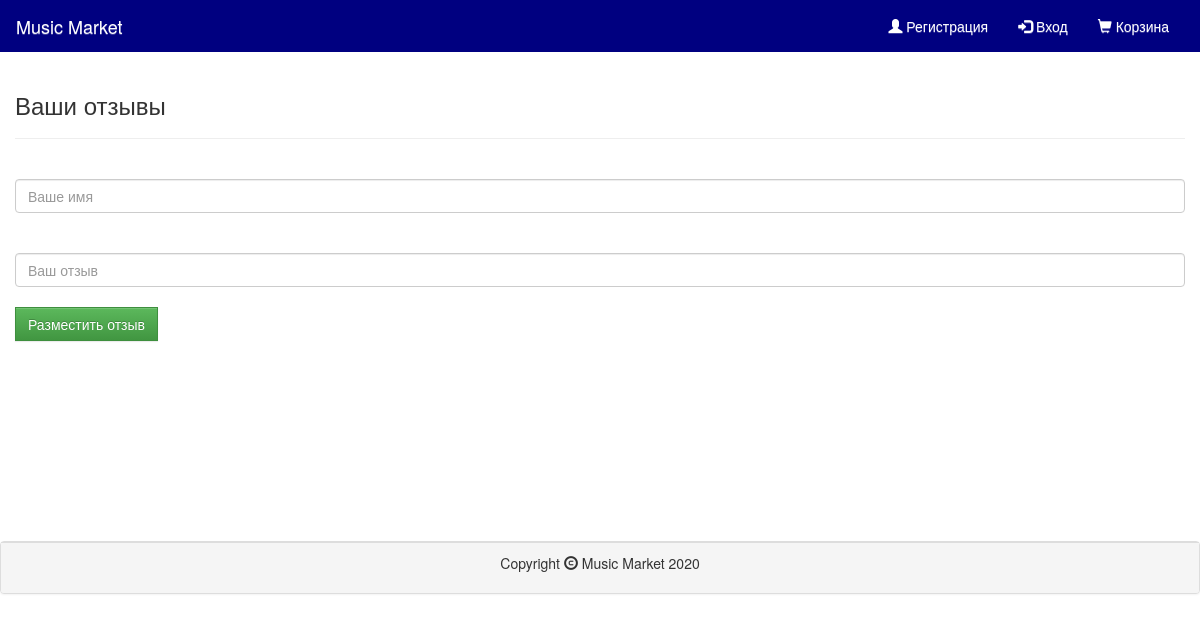
The page /review/ on the database as committed earlier.
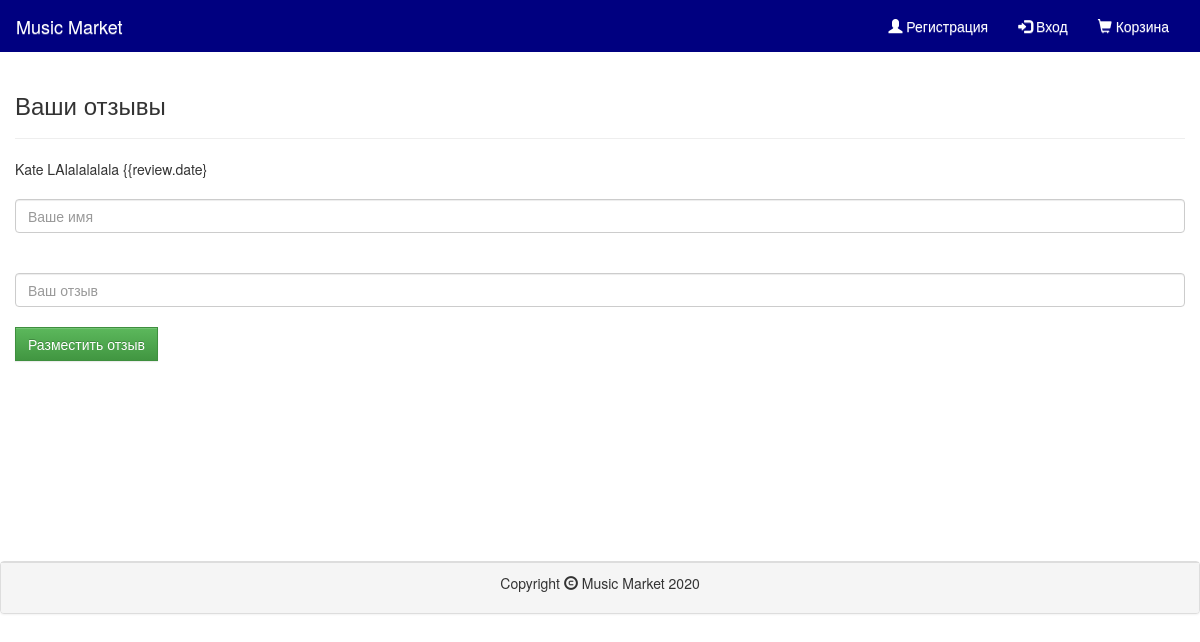
The same page on the database as committed later.
### music_market/models.py (models this page shows, shortened)
class Review(models.Model):
    author = models.CharField(max_length=64)
    text = models.TextField()
    date = models.DateTimeField(default=timezone.now)
    class Meta:
        verbose_name = 'Отзыв'
        verbose_name_plural = 'Отзывы'

### music_market/views.py (the view)
# urls.py: path('review/', review, name='review'),
def review(request):
    reviews = Review.objects.all()
    if request.method == "POST":
        form = ReviewForm(request.POST)
        if form.is_valid():
            form.save()
            return render(request, 'product/reviews.html', {'reviews': reviews,
                                                            'form': form,
                                                            })
    else:
        form = ReviewForm()
    return render(request, 'product/reviews.html', {'reviews': reviews,
                                                    'form': form,
                                                    })

### music_market/forms.py
class ReviewForm(forms.ModelForm):
    class Meta:
        model = Review
        fields = ['author',
                  'text',
                  ]

### music_market/templates/product/reviews.html (shortened to what this page needs)
{% extends 'product/base.html' %}
{% block content %}
<div class="container">
    <div class="row">
          <h3>Ваши отзывы</h3>
          <hr>
          {% for review in reviews %}
                {{review.author}}
                {{review.text}}
                {{review.date}
          {% endfor %}
          <form method="post" action="{% url 'review' %}">
                    <input id=author" type="text" class="form-control" name="author" placeholder="Ваше имя"><br>
                    <input id="text" type="text" class="form-control" name="comment" placeholder="Ваш отзыв"><br>
                    <input type="submit" class="btn btn-success" style="border-radius: 0" value="Разместить отзыв">
                </form>
    </div>
</div>
{% endblock %}

Rows that differ between the two databases and show on the page:
added Review: author "Kate", text "LAlalalalala"
